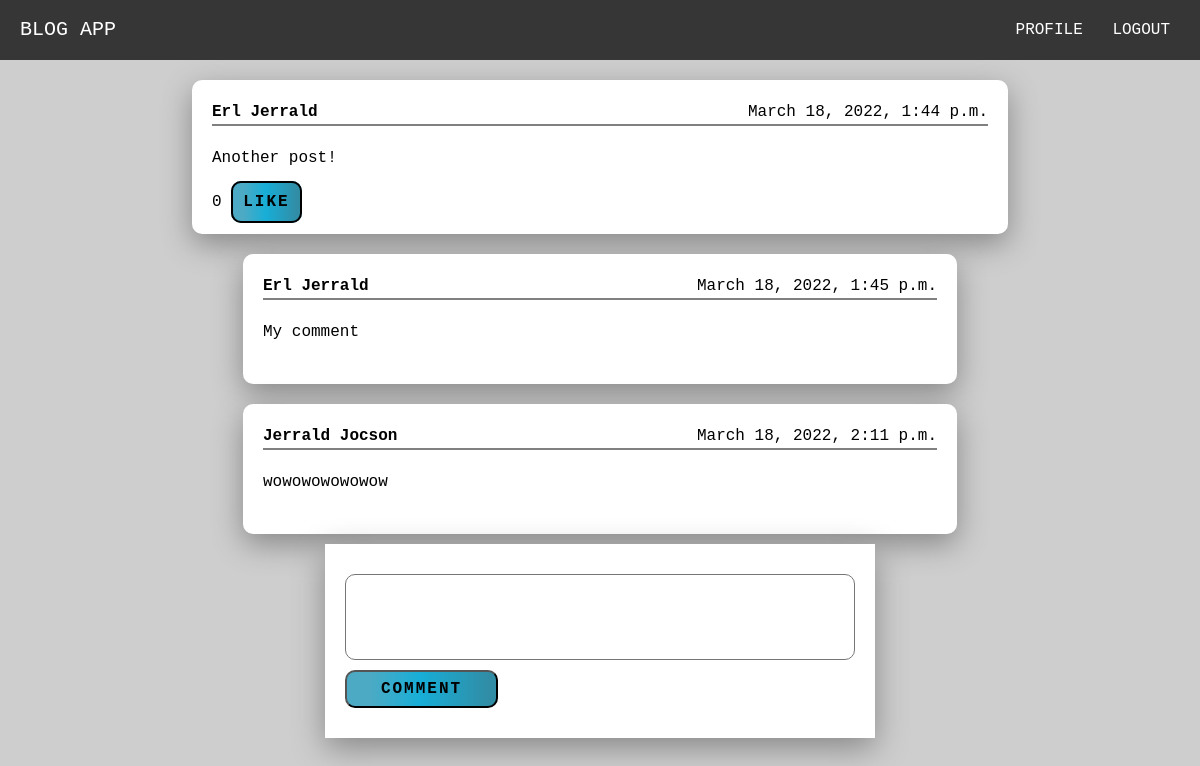
Screenshot of /blog-comment/3 (signed in) with the database file from the repository.
### post/models.py (models this page shows)
class Blog(models.Model):
    content = models.TextField(max_length=256)
    date = models.DateTimeField(default=now, editable=False)
    user_id = models.ForeignKey(User, on_delete=models.CASCADE)

class Comment(models.Model):
    content = models.TextField(max_length=256)
    date = models.DateTimeField(default=now, editable=False)
    blog_id = models.ForeignKey(Blog, on_delete=models.CASCADE)
    user_id = models.ForeignKey(User, on_delete=models.CASCADE)

### post/views.py (the view, shortened to what this page needs)
# urls.py: path('blog-comment/<int:blog_id>', blog_comment_view, name='comments-likes'),
@login_required
def blog_comment_view(request, blog_id):
    blog = Blog.objects.get(id=blog_id)
    comments = Comment.objects.filter(blog_id=blog_id)
    likes = Like.objects.filter(blog_id=blog_id)
    liked = False
    for i in likes:
        if request.user == i.user_id:
            liked = True
    return render(request, 'blog_comment.html', {
        "title":"Comments",
        "blog":blog,
        "comments":comments,
        "likes":len(likes),
        "liked":liked,
    })

### post/templates/blog_comment.html (shortened to what this page needs)
{% extends 'layout.html' %} {% block content %}
<div class="blogs-container">
  <div>
    <header>
      <h4>{{ blog.user_id.first_name }} {{ blog.user_id.last_name}}</h4>
      <span>{{ blog.date }}</span>
    </header>
    <p>{{ blog.content }}</p>
    <span>{{ likes }}</span>
    {% if liked %}
    <a
      href="{% url 'unlike_post' blog_id=blog.id %}"
      style="border: 2px solid black; cursor: pointer"
      class="btn"
      >Unlike</a
    >
    {% else %}
    <a
      href="{% url 'like_post' blog_id=blog.id %}"
      style="border: 2px solid black; cursor: pointer"
      class="btn"
      >Like</a
    >
    {% endif %}
  </div>
</div>
{% if comments %} {% for comment in comments %}
<div class="blogs-container" style="width: 70%">
  <div>
    <header>
      <h4>{{ comment.user_id.first_name }} {{ comment.user_id.last_name }}</h4>
      <span>{{ comment.date }}</span>
    </header>
    <p>{{ comment.content }}</p>
  </div>
</div>
{% endfor %} {% endif %}
<form method="post">
  <div class="form-group">
    <textarea rows="3" class="form-control" name="content" required></textarea>
  </div>
  <div class="form-group">
    <input type="submit" value="COMMENT" class="btn" />
  </div>
</form>
{% endblock %}

### static/main.css (style rules this page uses)
:root { --dark-color: rgb(63, 58, 58); --dark-gradient-color: linear-gradient( 90deg, rgba(63, 58, 58, 1) 16%, rgba(38, 37, 37, 1) 49%, rgba(61, 60, 60, 1) 95% ); --light-color: rgb(228, 228, 228); --light-gradient-color: linear-gradient( 90deg, rgba(182, 182, 182, 1) 16%, rgba(255, 255, 255, 1) 49%, rgba(169, 169, 169, 1) 95% ); --blue-color: rgb(76, 170, 196); --blue-gradient-color: linear-gradient( 90deg, rgba(76, 170, 196, 1) 16%, rgba(23, 174, 215, 1) 49%, rgba(49, 141, 166, 1) 95% ); --red-color: rgb(245, 142, 142); --red-gradient-color: linear-gradient( 90deg, rgba(245, 142, 142, 1) 16%, rgba(231, 82, 82, 1) 48%, rgba(220, 105, 105, 1) 95% ); --shadow: 0 10px 30px #888888; --white: white; }
* { margin: 0; padding: 0; font-family: "Courier New", Courier, monospace; }
body { line-height: 1.5; background-color: rgb(206, 206, 206); }
input, button, textarea, select { font: inherit; }
textarea { resize: none; }

### static/form_styles.css (style rules this page uses)
form { width: 50%; margin: auto; padding: 20px; background-color: white; box-shadow: var(--shadow); }
.form-group { display: flex; flex-direction: column; margin: 10px 0; }
.form-control { border-radius: 10px; padding: 6px; }
.btn { width: 30%; background: var(--blue-gradient-color); padding: 5px; border-radius: 10px; letter-spacing: 2px; font-weight: bolder; text-transform: uppercase; }

### static/blogs.css (style rules this page uses)
.blogs-container { margin-top: 20px; width: 80%; margin-left: auto; margin-right: auto; }
.blogs-container div { margin: 10px 0; background-color: white; padding: 20px; border-radius: 10px; box-shadow: var(--shadow); }
.blogs-container div header { display: flex; justify-content: space-between; border-bottom: 2px solid gray; }
.blogs-container div p { margin: 20px 0; }
.blogs-container div a { text-decoration: none; background-color: rgb(201, 201, 201); padding: 10px; border-radius: 10px; transition: all 250ms; color: black; }

### rows the page displays
Blog: user_id.first_name "Erl", user_id.last_name "Jerrald", date "March 18, 2022, 1:44 p.m.", content "Another post!"
Comment: user_id.first_name "Erl", user_id.last_name "Jerrald", date "March 18, 2022, 1:45 p.m.", content "My comment"
Comment: user_id.first_name "Jerrald", user_id.last_name "Jocson", date "March 18, 2022, 2:11 p.m.", content "wowowowowowow"

### other values shown
{{ likes }} "0"
